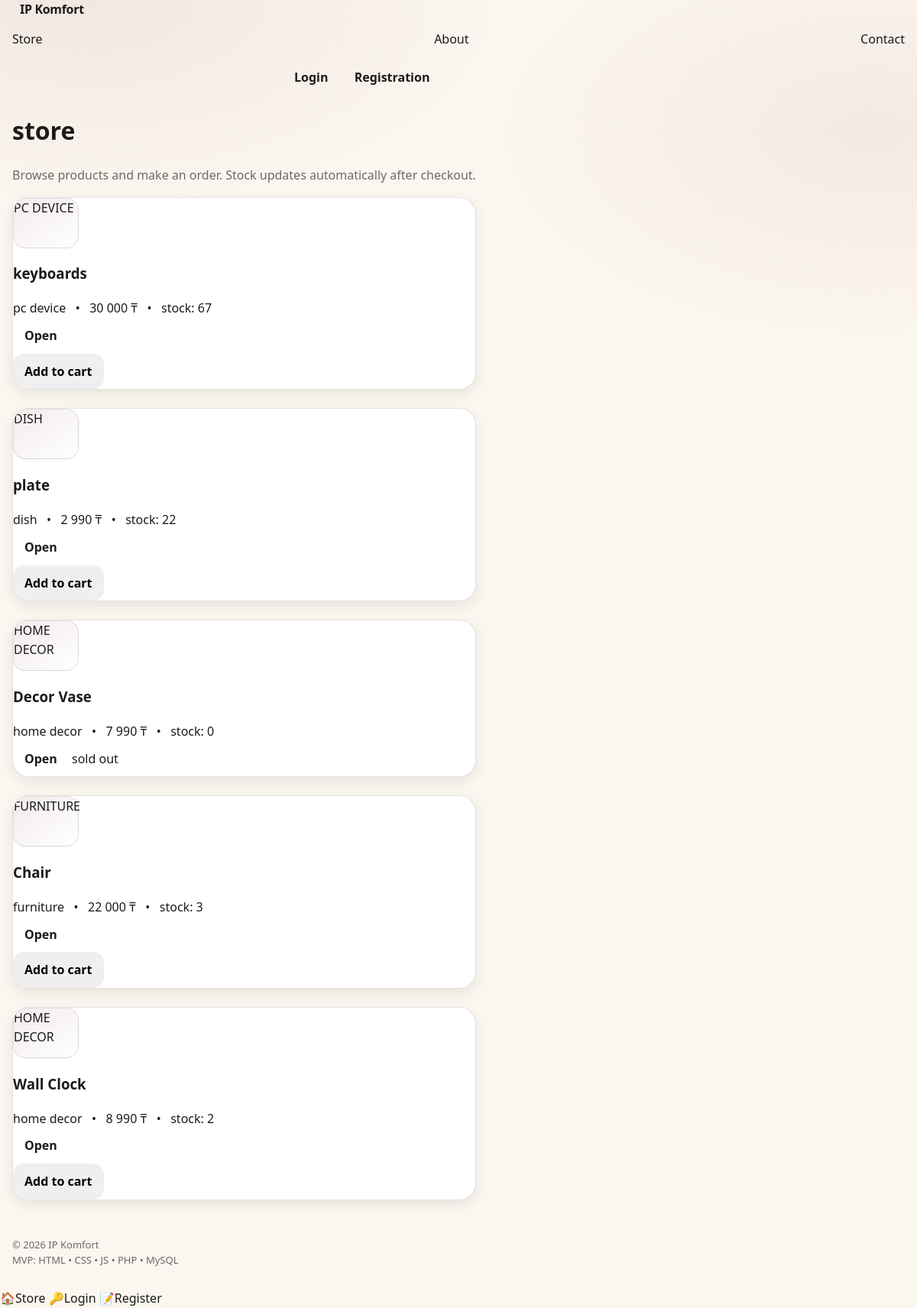
/sekbob/index.php, run on the app's committed database.
### tables this page shows
CREATE TABLE `goods` (
  `goodID` int(11) NOT NULL,
  `name` varchar(100) NOT NULL,
  `description` text DEFAULT NULL,
  `cost` float NOT NULL,
  `type` varchar(50) NOT NULL,
  `count` int(11) NOT NULL DEFAULT 0,
  `image_url` varchar(255) DEFAULT NULL,
  `created_at` datetime NOT NULL DEFAULT current_timestamp()
);

### sekbob/index.php (called while the page is built, shortened)
<?php
require_once __DIR__ . '/php/bootstrap.php';
$routes = [
    'home' => 'html/home.php',
    'product' => 'html/product.php',
    'cart' => 'html/cart.php',
    'checkout' => 'html/checkout.php',
    'my_orders' => 'html/my_orders.php',
    'login' => 'html/login.php',
    'register_user' => 'html/register_user.php',
    'register_worker' => 'html/register_worker.php',
    'dashboard' => 'html/dashboard.php',
    'statistics' => 'html/statistics.php',
    'chat' => 'html/chat.php',
    'chat_admin' => 'html/chat_admin.php',
    'about' => 'html/about.php',
    'contact' => 'html/contact.php',
];
$page = isset($_GET['page']) ? $_GET['page'] : 'home';
require __DIR__ . '/includes/header.php';
require __DIR__ . '/' . $routes[$page];
require __DIR__ . '/includes/footer.php';

### sekbob/php/lib/helpers.php (called while the page is built, shortened)
<?php
function e($str)
{
    return htmlspecialchars((string)$str, ENT_QUOTES | ENT_SUBSTITUTE, 'UTF-8');
}
function base_url()
{
    return isset($GLOBALS['base_url']) ? $GLOBALS['base_url'] : '/';
}
function current_url($page, $params = [])
{
    $params = array_merge(['page' => $page], $params);
    return rtrim(base_url(), '/') . '/index.php?' . http_build_query($params);
}

### sekbob/php/auth.php (called while the page is built, shortened)
<?php
function auth_user()
{
    return isset($_SESSION['auth']) ? $_SESSION['auth'] : null;
}

### sekbob/php/db.php (called while the page is built, shortened)
<?php
function db_query_all($conn, $sql, $types = '', $params = [])
{
    if ($types === '' || empty($params)) {
        $result = mysqli_query($conn, $sql);
        $rows = [];
        while ($row = mysqli_fetch_assoc($result)) {
            $rows[] = $row;
        }
        return $rows;
    }
    $rows = [];
    return $rows;
}

### sekbob/html/home.php (the view, shortened to what this page needs)
<?php
$goods = db_query_all($conn, "SELECT goodID, name, description, cost, type, count, image_url FROM goods ORDER BY created_at DESC");
?>
<div class="row">
  <div class="panel">
    <h1 class="h1">store</h1>
    <p class="muted">Browse products and make an order. Stock updates automatically after checkout.</p>
    <div class="grid">
      <?php foreach ($goods as $g): ?>
        <div class="card">
          <div class="thumb"><?= e(mb_strtoupper(mb_substr($g['type'], 0, 12))) ?></div>
          <div class="card__body">
            <h3 class="card__title"><?= e($g['name']) ?></h3>
            <div class="card__meta">
              <span class="badge"><?= e($g['type']) ?></span>
              &nbsp; • &nbsp; <?= number_format((float)$g['cost'], 0, '.', ' ') ?> ₸
              &nbsp; • &nbsp; stock: <?= (int)$g['count'] ?>
            </div>
            <div class="card__actions">
              <a class="btn btn--ghost" href="<?= e(current_url('product', ['id' => (int)$g['goodID']])) ?>">Open</a>
              <?php if ((int)$g['count'] > 0): ?>
                <form action="php/actions/cart_add.php" method="post">
                  <button class="btn" type="submit">Add to cart</button>
                </form>
              <?php else: ?>
                <span class="badge">sold out</span>
              <?php endif; ?>
            </div>
          </div>
        </div>
      <?php endforeach; ?>
    </div>
  </div>
</div>

### sekbob/includes/header.php (shortened to what this page needs)
<?php
$auth = auth_user();
$siteName = $config['site']['name'] ?? 'Store';
?>
<!DOCTYPE html>
<html lang="ru">
<head>
  <link rel="stylesheet" href="css/style.css">
</head>
<body>
<header class="topbar">
  <div class="container topbar__inner">
    <a class="brand" href="<?= e(current_url('home')) ?>">
      <span class="brand__name"><?= e($siteName) ?></span>
    </a>
    <nav class="nav" id="mainNav">
      <a class="nav__link" href="<?= e(current_url('home')) ?>">Store</a>
      <a class="nav__link" href="<?= e(current_url('about')) ?>">About</a>
      <a class="nav__link" href="<?= e(current_url('contact')) ?>">Contact</a>
    </nav>
    <div class="auth">
      <?php if ($auth): ?>
        <div class="auth__user">
          <div class="chip">
            <span class="chip__label"><?= e($auth['display_name']) ?></span>
            <span class="chip__sub"><?= e($auth['role'] === 'worker' ? (($auth['is_owner'] ?? false) ? 'owner' : 'worker') : 'client') ?></span>
          </div>
          <a class="btn btn--ghost" href="php/actions/logout.php">Logout</a>
        </div>
      <?php else: ?>
        <a class="btn btn--ghost" href="<?= e(current_url('login')) ?>">Login</a>
        <a class="btn" href="<?= e(current_url('register_user')) ?>">Registration</a>
      <?php endif; ?>
    </div>
  </div>
</header>
<main class="main">
  <div class="container">

### sekbob/includes/footer.php (shortened to what this page needs)
  </div>
</main>
<footer class="footer">
  <div class="container footer__inner">
    <div>© <?= date('Y') ?> IP Komfort</div>
    <div class="footer__small">MVP: HTML • CSS • JS • PHP • MySQL</div>
  </div>
</footer>
<nav class="bottomnav">
  <a class="bottomnav__item" href="<?= e(current_url('home')) ?>">
    <span class="bottomnav__icon">🏠</span><span>Store</span>
  </a>
  <?php if (!empty($auth) && $auth['role']==='client'): ?>
    <a class="bottomnav__item" href="<?= e(current_url('cart')) ?>">
      <span class="bottomnav__icon">🧺</span><span>Cart</span>
    </a>
    <a class="bottomnav__item" href="<?= e(current_url('chat')) ?>">
      <span class="bottomnav__icon">💬</span><span>Chat</span>
    </a>
  <?php else: ?>
    <a class="bottomnav__item" href="<?= e(current_url('login')) ?>">
      <span class="bottomnav__icon">🔑</span><span>Login</span>
    </a>
    <a class="bottomnav__item" href="<?= e(current_url('register_user')) ?>">
      <span class="bottomnav__icon">📝</span><span>Register</span>
    </a>
  <?php endif; ?>
</nav>
</body>
</html>

### sekbob/css/style.css (style rules this page uses)
:root { --bg: #fbf6ef; --surface: #ffffff; --surface-2: #fff7ee; --text: #1b1b1b; --muted: #6b6b6b; --border: rgba(27,27,27,.12); --brand: #7b1e2b; --brand-2: #a62a3b; --brand-soft: rgba(123,30,43,.10); --ok: #197a4b; --warn: #b56a00; --bad: #b00020; --shadow-sm: 0 6px 18px rgba(0,0,0,.08); --shadow-md: 0 10px 30px rgba(0,0,0,.12); --r-sm: 10px; --r-md: 16px; --r-lg: 22px; --space-1: 6px; --space-2: 10px; --space-3: 14px; --space-4: 18px; --space-5: 24px; --space-6: 32px; --container: 1180px; --focus: 0 0 0 3px rgba(166,42,59,.22); }
* { box-sizing: border-box; }
html, body { height: 100%; }
body { margin: 0; background: radial-gradient(1200px 600px at 10% 0%, rgba(123,30,43,.07), transparent 45%), radial-gradient(900px 500px at 95% 10%, rgba(123,30,43,.06), transparent 55%), var(--bg); color: var(--text); font-family: ui-sans-serif, system-ui, -apple-system, Segoe UI, Roboto, Arial, "Noto Sans", "Liberation Sans", sans-serif; line-height: 1.55; -webkit-font-smoothing: antialiased; -moz-osx-font-smoothing: grayscale; }
a { color: inherit; text-decoration: none; }
button, input, textarea, select { font: inherit; }
.container { width: min(var(--container), 100% - 32px); margin-inline: auto; }
.grid { display: grid; gap: var(--space-5); }
.nav { display:flex; align-items:center; justify-content:space-between; gap: 18px; padding: 14px 0; }
.brand { display:flex; align-items:center; gap: 10px; font-weight: 900; letter-spacing: -0.02em; }
.card { background: var(--surface); border: 1px solid var(--border); border-radius: var(--r-lg); box-shadow: var(--shadow-sm); overflow: hidden; }
.btn { display:inline-flex; align-items:center; justify-content:center; gap: 8px; padding: 10px 14px; border-radius: 14px; border: 1px solid transparent; cursor:pointer; user-select:none; transition: transform .15s ease, box-shadow .15s ease, background .15s ease, border-color .15s ease, color .15s ease, opacity .15s ease; font-weight: 700; }
.thumb { width: 86px; height: 66px; border-radius: 16px; border: 1px solid var(--border); background: linear-gradient(145deg, rgba(123,30,43,.09), rgba(255,255,255,.0)); }
.auth { max-width: 460px; margin-inline: auto; }
.footer { margin-top: 30px; padding: 18px 0 28px; color: rgba(27,27,27,.65); font-size: 13px; }
.row { display:flex; align-items:center; gap: 10px; flex-wrap: wrap; }
.muted { color: var(--muted); }

### data on the page
goods: type "PC DEVICE", name "keyboards", type "pc device", cost "30 000", count "67"
goods: type "DISH", name "plate", type "dish", cost "2 990", count "22"
goods: type "HOME DECOR", name "Decor Vase", type "home decor", cost "7 990", count "0", shows "sold out"
goods: type "FURNITURE", name "Chair", type "furniture", cost "22 000", count "3"
goods: type "HOME DECOR", name "Wall Clock", type "home decor", cost "8 990", count "2"

### other printed values
$siteName "IP Komfort"
